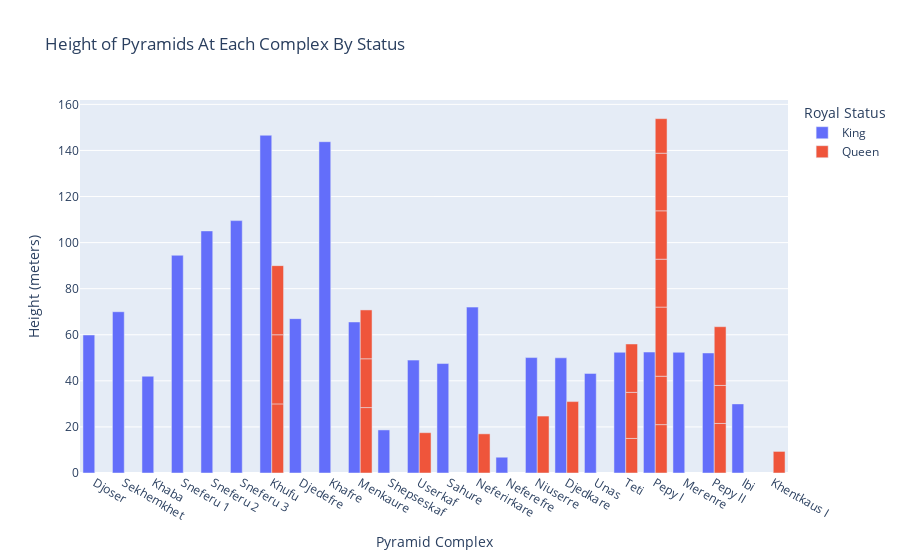

This figure's notebook cell:
### Code cell
# Attempting to recreate George's suggested visualization (picture on my phone)

# Trying to fill 'start_of_reign' fully so that sorts work correctly
# TODO: Add this functionality to the cleanup script
unique_comp = complexes['pyramid_complex'].unique()
temp = df

for comp in unique_comp:
    start = temp[temp['pyramid_complex'] == comp]['start_of_reign'].max()
    temp[temp['pyramid_complex'] == comp]['start_of_reign'] = temp[temp['pyramid_complex'] == comp]['start_of_reign'].replace(np.nan, start)

temp.loc[temp['pyramid_complex'] == 'Sneferu 3', 'start_of_reign'] = 2574   # This had to be done to get it in the correct order (value was missing)
temp.dropna(subset='height', inplace=True)
temp.sort_values(by='start_of_reign', ascending=False, inplace=True)

# Getting the height column to be numeric
def average_of_two(val):
    if isinstance(val, int) or isinstance(val, float) or pd.isna(val): return val

    if ',' in val: return 72    # Temporary: Deals with that one weird value

    nums = val.split('-')
    if len(nums) == 1: return float(nums[0])
    return (float(nums[0]) + float(nums[1])) / 2

temp['height'] = temp['height'].map(average_of_two).astype(float)
tl = temp[['pyramid_complex', 'pyramid_owner', 'start_of_reign', 'end_of_reign', 'length_of_reign', 'height', 'royal_status', 'relationship_to_king']]

# Plotly stuff
grouped_heights_fig = px.bar(tl, 
             x='pyramid_complex', 
             y='height', 
             color='royal_status',
             title='Height of Pyramids At Each Complex By Status',
             labels={
                 'pyramid_complex': 'Pyramid Complex',
                 'height': 'Height (meters)',
                 'royal_status': 'Royal Status'
             },
             barmode='group',
             custom_data=['royal_status', 'pyramid_owner', tl['relationship_to_king'].fillna('Self')])
grouped_heights_fig.update_traces(
    hovertemplate='<br>'.join([
        'Royal status: %{customdata[0]}',
        'Pyramid Complex: %{x}',
        'Height: %{y} m',
        'Pyramid Owner: %{customdata[1]}',
        'Relationship To King: %{customdata[2]}',
        '<extra></extra>'
    ])
)
grouped_heights_fig.show()

### Figure 1 — Plotly figure (JSON) as saved in the notebook; plotly's stock layout.template omitted (floating-point values rounded to 4 significant figures)
{"data": [{"alignmentgroup": "True", "customdata": [["King", "Djoser", "Self"], ["King", "Sekhemkhet", "Self"], ["King", "Khaba", "Self"], ["King", "Sneferu", "Self"], ["King", "Sneferu", "Self"], ["King", "Sneferu", "Self"], ["King", "Khufu", "Self"], ["King", "Djedefre", "Self"], ["King", "Khafre", "Self"], ["King", "Menkaure", "Self"], ["King", "Shepseskaf", "Self"], ["King", "Userkaf", "Self"], ["King", "Sahure", "Self"], ["King", "Neferirkare", "Self"], ["King", "Neferefre", "Self"], ["King", "Niuserre", "Self"], ["King", "Djedkare", "Self"], ["King", "Unas", "Self"], ["King", "Teti", "Self"], ["King", "Pepy I", "Self"], ["King", "Merenre", "Self"], ["King", "Pepy II", "Self"], ["King", "Ibi", "Self"]], "hovertemplate": "Royal status: %{customdata[0]}<br>Pyramid Complex: %{x}<br>Height: %{y} m<br>Pyramid Owner: %{customdata[1]}<br>Relationship To King: %{customdata[2]}<br><extra></extra>", "legendgroup": "King", "marker": {"color": "#636efa", "pattern": {"shape": ""}}, "name": "King", "offsetgroup": "King", "orientation": "v", "showlegend": true, "textposition": "auto", "type": "bar", "x": ["Djoser", "Sekhemkhet", "Khaba", "Sneferu 1", "Sneferu 2", "Sneferu 3", "Khufu", "Djedefre", "Khafre", "Menkaure", "Shepseskaf", "Userkaf", "Sahure", "Neferirkare", "Neferefre", "Niuserre", "Djedkare", "Unas", "Teti", "Pepy I", "Merenre", "Pepy II", "Ibi"], "xaxis": "x", "y": [59.9, 70, 42, 94.5, 105.1, 109.5, 146.6, 67, 143.8, 65.55, 18.7, 49, 47.5, 72, 6.85, 50.1, 50, 43.23, 52.4, 52.5, 52.4, 52.1, 30], "yaxis": "y"}, {"alignmentgroup": "True", "customdata": [["Queen", "Meretites I", "Wife of Sneferu, Wife of Khufu"], ["Queen", "Unknown", "Unknown"], ["Queen", "Henutsen", "Wife of Khufu"], ["Queen", "Khamerernebty II", "Wife of Menkaure, Daughter of Khafre"], ["Queen", "Unknown", "Likely wife but Identity unknown"], ["Queen", "Unknown", "Likely wife but Identity unknown"], ["Queen", "Khentkaus I", "Royal Mother (likely of Shepseskaf and Userkaf), diagreement over whether she ruled herself as regent or not (Verner 210)"], ["Queen", "Neferhetepes", "Wife of Userkaf, Mother of Sahure"], ["Queen", "Khentkaus II", "Wife of Neferirkare, Mother of Neferefre and Niuserre"], ["Queen", "Reputnebu?", "Wife of Niuserre"], ["Queen", "Setibhor", "Wife to Djedkare, Mother to Unas?, May have ruled as regent queen while her son was young"], ["Queen", "Sesheshet I", "Mother of Teti"], ["Queen", "Khuit II", "Wife of Teti"], ["Queen", "Iput I", "Wife of Teti, Mother of Pepy I"], ["Queen", "Inenek Inti", "Wife of Pepy I, Vizier"], ["Queen", "Nebuwenet", "Wife of Pepy I"], ["Queen", "Ankhnespepy II", "Wife of Pepy I and Merenre, Mother and Queen Regent for Pepy II"], ["Queen", "Unknown", "Unknown"], ["Queen", "Meretites II", "Daughter of Pepy I, Wife of Pepy II, Vizier"], ["Queen", "Behenu", "Wife of Pepy I"], ["Queen", "Ankhnespepy III", "Wife of Pepy II, Mother to Neferkare, Daughter of Merenre"], ["Queen", "Neith", "Wife of Pepy II, Mother of Merenre II, Sister of Merenre"], ["Queen", "Iput II", "Wife of Pepy II"], ["Queen", "Wedjebten", "Wife of Pepy II"]], "hovertemplate": "Royal status: %{customdata[0]}<br>Pyramid Complex: %{x}<br>Height: %{y} m<br>Pyramid Owner: %{customdata[1]}<br>Relationship To King: %{customdata[2]}<br><extra></extra>", "legendgroup": "Queen", "marker": {"color": "#EF553B", "pattern": {"shape": ""}}, "name": "Queen", "offsetgroup": "Queen", "orientation": "v", "showlegend": true, "textposition": "auto", "type": "bar", "x": ["Khufu", "Khufu", "Khufu", "Menkaure", "Menkaure", "Menkaure", "Khentkaus I", "Userkaf", "Neferirkare", "Niuserre", "Djedkare", "Teti", "Teti", "Teti", "Pepy I", "Pepy I", "Pepy I", "Pepy I", "Pepy I", "Pepy I", "Pepy I", "Pepy II", "Pepy II", "Pepy II"], "xaxis": "x", "y": [30, 30, 30, 28.4, 21.18, 21.2, 9.365, 17.5, 17, 24.72, 31, 15, 20, 21, 21, 21, 30, 20.8, 21, 25, 15, 21.5, 16.5, 25.5], "yaxis": "y"}], "layout": {"barmode": "group", "legend": {"title": {"text": "Royal Status"}, "tracegroupgap": 0}, "title": {"text": "Height of Pyramids At Each Complex By Status"}, "xaxis": {"anchor": "y", "domain": [0, 1], "title": {"text": "Pyramid Complex"}}, "yaxis": {"anchor": "x", "domain": [0, 1], "title": {"text": "Height (meters)"}}}}
